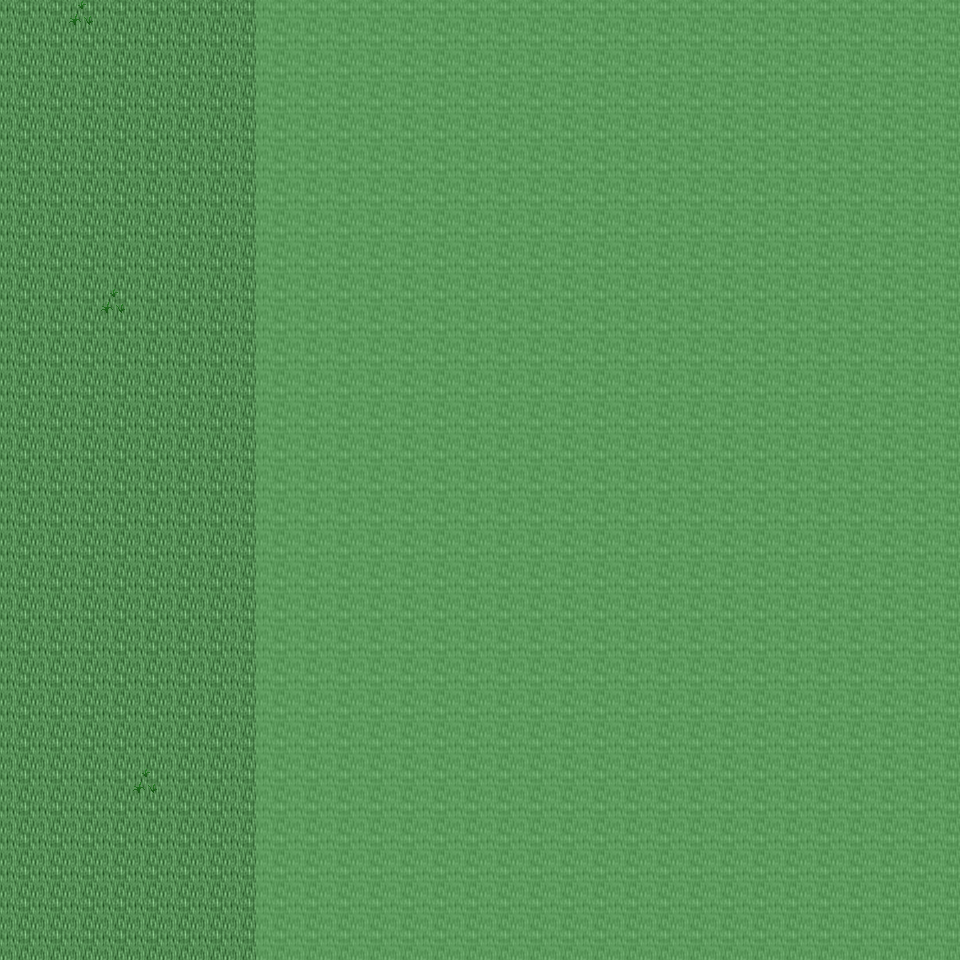

A level layout from a 2D game, rendered from its tile map. Below: a short description, then the map file with tile-grid data replaced by summaries:
An orthogonal 30x30 tile map with 32x32 px tiles, 6 tile layers (Ground, Object, Object2, Above, ...), 37 tilesets and 3 objects (3x mapchange).

<map version="1.0" orientation="orthogonal" renderorder="right-down" width="30" height="30" tilewidth="32" tileheight="32" nextobjectid="4">
  <tileset firstgid="1" name="tileset_ground_ground" tilewidth="32" tileheight="32" tilecount="33" columns="3">
    <image source="../drawable/tileset_ground_ground.png" width="96" height="352" />
  </tileset>
  <tileset firstgid="34" name="tileset_ground_water_water" tilewidth="32" tileheight="32" tilecount="24" columns="3">
    <image source="../drawable/tileset_ground_water_water.png" width="96" height="256" />
  </tileset>
  <tileset firstgid="58" name="tileset_ground_square_patch" tilewidth="32" tileheight="32" tilecount="9" columns="3">
    <image source="../drawable/tileset_ground_square_patch.png" width="96" height="96" />
  </tileset>
  <tileset firstgid="67" name="tileset_building_wall_wall_brown" tilewidth="32" tileheight="32" tilecount="12" columns="3">
    <image source="../drawable/tileset_building_wall_wall_brown.png" width="96" height="128" />
  </tileset>
  <tileset firstgid="79" name="tileset_ground_water_pool_grassy" tilewidth="32" tileheight="32" tilecount="27" columns="9">
    <image source="../drawable/tileset_ground_water_pool_grassy.png" width="288" height="96" />
  </tileset>
  <tileset firstgid="106" name="tileset_ground_ridge_earth_dark" tilewidth="32" tileheight="32" tilecount="96" columns="12">
    <image source="../drawable/tileset_ground_ridge_earth_dark.png" width="384" height="256" />
  </tileset>
  <tileset firstgid="202" name="tileset_plant_grasses" tilewidth="32" tileheight="32" tilecount="6" columns="3">
    <image source="../drawable/tileset_plant_grasses.png" width="96" height="64" />
  </tileset>
  <tileset firstgid="208" name="tileset_plant_flower_daisy_white" tilewidth="32" tileheight="32" tilecount="8" columns="2">
    <image source="../drawable/tileset_plant_flower_daisy_white.png" width="64" height="128" />
  </tileset>
  <tileset firstgid="216" name="tileset_ground_rock_pebbles" tilewidth="32" tileheight="32" tilecount="3" columns="1">
    <image source="../drawable/tileset_ground_rock_pebbles.png" width="32" height="96" />
  </tileset>
  <tileset firstgid="219" name="tileset_ground_rock_rocks_2" tilewidth="32" tileheight="32" tilecount="4" columns="2">
    <image source="../drawable/tileset_ground_rock_rocks_2.png" width="64" height="64" />
  </tileset>
  <tileset firstgid="223" name="tileset_item_pot_pot_grey" tilewidth="32" tileheight="32" tilecount="1" columns="1">
    <image source="../drawable/tileset_item_pot_pot_grey.png" width="32" height="32" />
  </tileset>
  <tileset firstgid="224" name="tileset_plant_bush_bushes" tilewidth="32" tileheight="32" tilecount="10" columns="5">
    <image source="../drawable/tileset_plant_bush_bushes.png" width="160" height="64" />
  </tileset>
  <tileset firstgid="234" name="tileset_ground_ladder_vertical_dark" tilewidth="32" tileheight="32" tilecount="3" columns="3">
    <image source="../drawable/tileset_ground_ladder_vertical_dark.png" width="96" height="32" />
  </tileset>
  <tileset firstgid="237" name="tileset_ground_ladder_horizontal_dark" tilewidth="32" tileheight="32" tilecount="3" columns="1">
    <image source="../drawable/tileset_ground_ladder_horizontal_dark.png" width="32" height="96" />
  </tileset>
  <tileset firstgid="240" name="tileset_plant_flower_daisy_blue" tilewidth="32" tileheight="32" tilecount="8" columns="2">
    <image source="../drawable/tileset_plant_flower_daisy_blue.png" width="64" height="128" />
  </tileset>
  <tileset firstgid="248" name="tileset_ground_grass_edges" tilewidth="32" tileheight="32" tilecount="36" columns="12">
    <image source="../drawable/tileset_ground_grass_edges.png" width="384" height="96" />
  </tileset>
  <tileset firstgid="284" name="tileset_ground_grass_corners" tilewidth="32" tileheight="32" tilecount="24" columns="6">
    <image source="../drawable/tileset_ground_grass_corners.png" width="192" height="128" />
  </tileset>
  <tileset firstgid="308" name="tileset_ground_cobbled_paving" tilewidth="32" tileheight="32" tilecount="1" columns="1">
    <image source="../drawable/tileset_ground_cobbled_paving.png" width="32" height="32" />
  </tileset>
  <tileset firstgid="309" name="tileset_building_door_door_n" tilewidth="32" tileheight="32" tilecount="6" columns="3">
    <image source="../drawable/tileset_building_door_door_n.png" width="96" height="64" />
  </tileset>
  <tileset firstgid="315" name="tileset_building_door_closed" tilewidth="32" tileheight="32" tilecount="1" columns="1">
    <image source="../drawable/tileset_building_door_closed.png" width="32" height="32" />
  </tileset>
  <tileset firstgid="316" name="tileset_building_window_window_right" tilewidth="32" tileheight="32" tilecount="2" columns="2">
    <image source="../drawable/tileset_building_window_window_right.png" width="64" height="32" />
  </tileset>
  <tileset firstgid="318" name="tileset_plant_flower_daisy_red" tilewidth="32" tileheight="32" tilecount="8" columns="2">
    <image source="../drawable/tileset_plant_flower_daisy_red.png" width="64" height="128" />
  </tileset>
  <tileset firstgid="326" name="tileset_building_window_window_long" tilewidth="32" tileheight="32" tilecount="3" columns="3">
    <image source="../drawable/tileset_building_window_window_long.png" width="96" height="32" />
  </tileset>
  <tileset firstgid="329" name="tileset_plant_flower_daisy_yellow" tilewidth="32" tileheight="32" tilecount="8" columns="2">
    <image source="../drawable/tileset_plant_flower_daisy_yellow.png" width="64" height="128" />
  </tileset>
  <tileset firstgid="337" name="tileset_furniture_light_flames" tilewidth="32" tileheight="32" tilecount="6" columns="6">
    <image source="../drawable/tileset_furniture_light_flames.png" width="192" height="32" />
  </tileset>
  <tileset firstgid="343" name="tileset_building_fence_fence_chunky" tilewidth="32" tileheight="32" tilecount="21" columns="3">
    <image source="../drawable/tileset_building_fence_fence_chunky.png" width="96" height="224" />
  </tileset>
  <tileset firstgid="364" name="tileset_plant_tree_tree_green" tilewidth="32" tileheight="32" tilecount="88" columns="8">
    <image source="../drawable/tileset_plant_tree_tree_green.png" width="256" height="352" />
  </tileset>
  <tileset firstgid="452" name="tileset_plant_tree_tree_darkgreen" tilewidth="32" tileheight="32" tilecount="88" columns="8">
    <image source="../drawable/tileset_plant_tree_tree_darkgreen.png" width="256" height="352" />
  </tileset>
  <tileset firstgid="540" name="tileset_item_sign_large" tilewidth="32" tileheight="32" tilecount="15" columns="5">
    <image source="../drawable/tileset_item_sign_large.png" width="160" height="96" />
  </tileset>
  <tileset firstgid="555" name="tileset_ground_ladder_small" tilewidth="32" tileheight="32" tilecount="1" columns="1">
    <image source="../drawable/tileset_ground_ladder_small.png" width="32" height="32" />
  </tileset>
  <tileset firstgid="556" name="tileset_building_roof_blue" tilewidth="32" tileheight="32" tilecount="20" columns="5">
    <image source="../drawable/tileset_building_roof_blue.png" width="160" height="128" />
  </tileset>
  <tileset firstgid="576" name="tileset_building_decoration_chimney" tilewidth="32" tileheight="32" tilecount="2" columns="1">
    <image source="../drawable/tileset_building_decoration_chimney.png" width="32" height="64" />
  </tileset>
  <tileset firstgid="578" name="tileset_logic_creature_rodent" tilewidth="32" tileheight="32" tilecount="8" columns="8">
    <image source="../drawable/tileset_logic_creature_rodent.png" width="256" height="32" />
  </tileset>
  <tileset firstgid="586" name="tileset_logic_collision" tilewidth="32" tileheight="32" tilecount="1" columns="1">
    <image source="../drawable/tileset_logic_collision.png" width="32" height="32" />
  </tileset>
  <tileset firstgid="587" name="tileset_ground_water_water_corners" tilewidth="32" tileheight="32" tilecount="12" columns="6">
    <image source="../drawable/tileset_ground_water_water_corners.png" width="192" height="64" />
  </tileset>
  <tileset firstgid="599" name="tileset_ground_green_paving" tilewidth="32" tileheight="32" tilecount="18" columns="3">
    <image source="../drawable/tileset_ground_green_paving.png" width="96" height="192" />
  </tileset>
  <tileset firstgid="617" name="tileset_furniture_light_small_lamp" tilewidth="32" tileheight="32" tilecount="4" columns="4">
    <image source="../drawable/tileset_furniture_light_small_lamp.png" width="128" height="32" />
  </tileset>
  <layer name="Ground" width="30" height="30">
    <data>[900 cells, 900 non-empty, 1 distinct tile ids]</data>
  </layer>
  <layer name="Object" width="30" height="30">
    <data>[900 cells, 10 non-empty, 2 distinct tile ids]</data>
  </layer>
  <layer name="Object2" width="30" height="30">
    <data>[900 cells, 0 non-empty, 0 distinct tile ids]</data>
  </layer>
  <layer name="Above" width="30" height="30">
    <data>[900 cells, 0 non-empty, 0 distinct tile ids]</data>
  </layer>
  <layer name="Above2" width="30" height="30">
    <data>[900 cells, 0 non-empty, 0 distinct tile ids]</data>
  </layer>
  <layer name="Walkable" width="30" height="30">
    <data>[900 cells, 660 non-empty, 1 distinct tile ids]</data>
  </layer>
  <objectgroup name="MapEvents">
    <object id="1" name="north" type="mapchange" x="0" y="0" width="256" height="32">
      <properties>
        <property name="map" value="0_ados_mountain_n2_w2_x4_y1" />
        <property name="place" value="south" />
      </properties>
    </object>
    <object id="2" name="south" type="mapchange" x="0" y="928" width="256" height="32">
      <properties>
        <property name="map" value="0_ados_mountain_n2_w2_x4_y3" />
        <property name="place" value="north" />
      </properties>
    </object>
    <object id="3" name="west" type="mapchange" x="0" y="0" width="32" height="960">
      <properties>
        <property name="map" value="0_ados_mountain_n2_w2_x3_y2" />
        <property name="place" value="east" />
      </properties>
    </object>
  </objectgroup>
</map>
